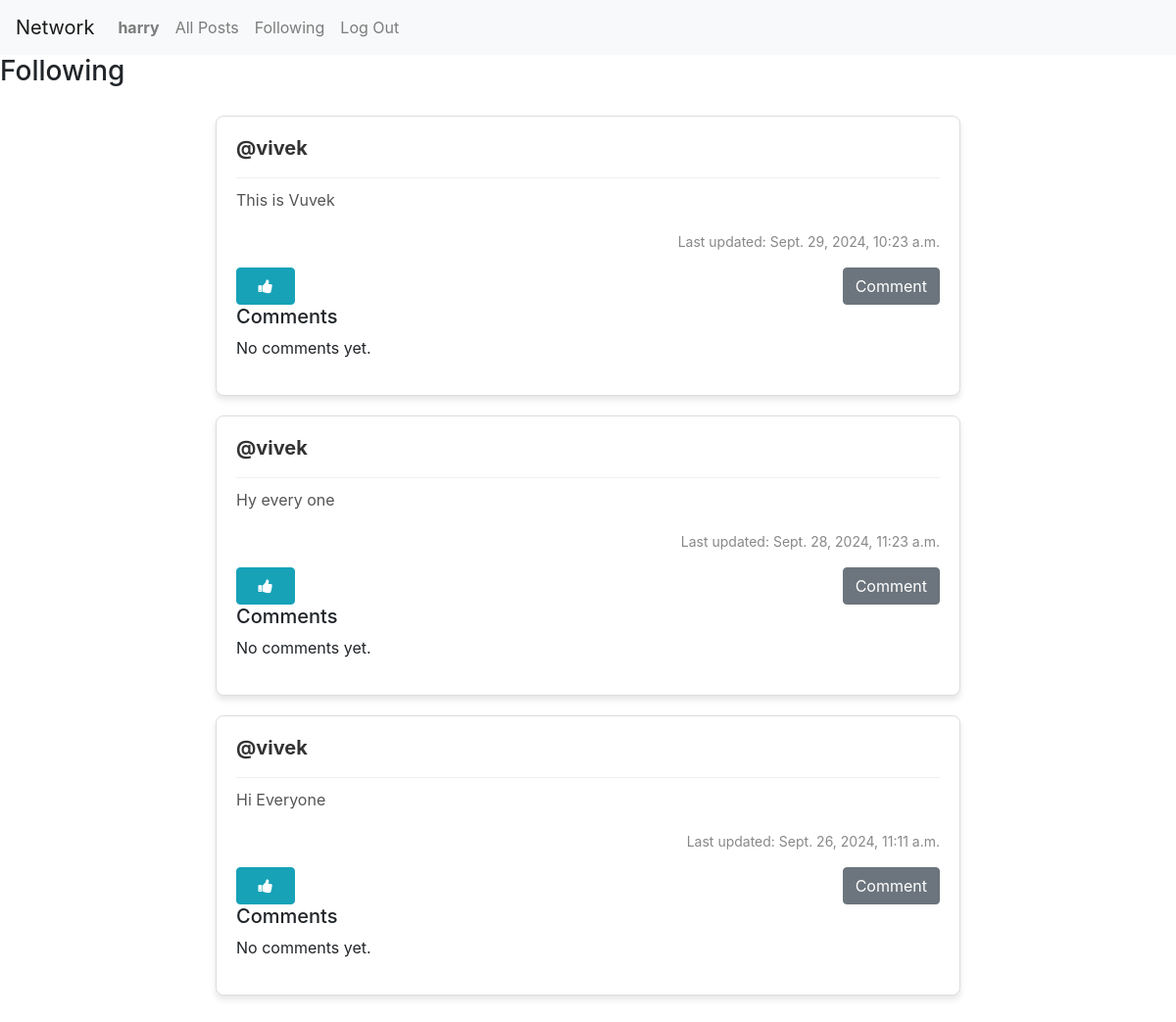
Before: /following (signed in) with the older database file.
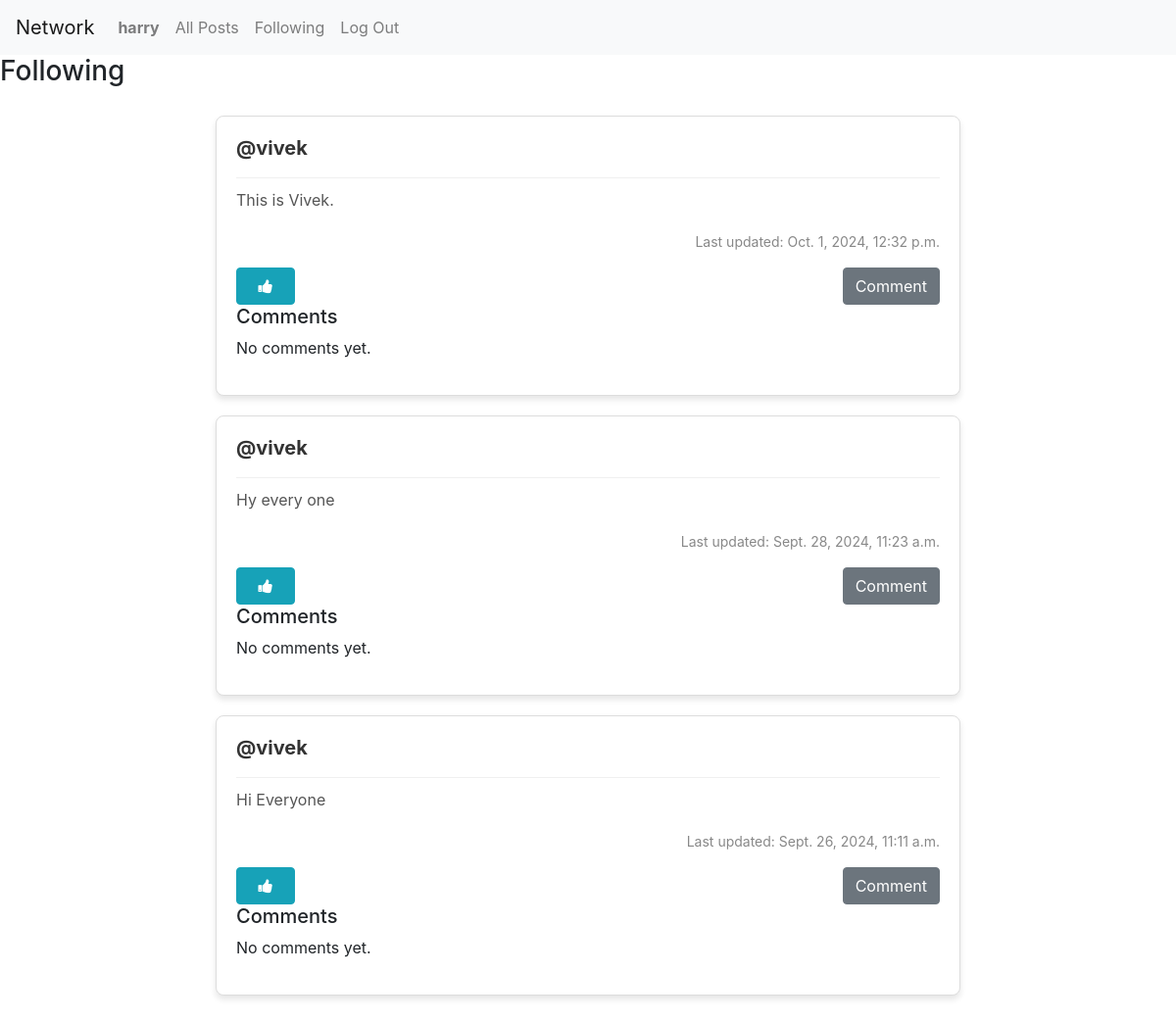
After: the same page with the newer database file.
### network/models.py (models this page shows, shortened)
class Post(models.Model):
    poster = models.ForeignKey(User, on_delete=models.CASCADE, blank=True, null=True, related_name="post_user")
    post_content = models.CharField(max_length=512)
    date_added = models.DateTimeField(auto_now_add=True)
    last_updated = models.DateTimeField(auto_now=True)
    likes = models.PositiveIntegerField(default=0)

class User(AbstractUser):
    def serialize(self):
        return {
            "id": self.id,
            "username": self.username,
            "email": self.email,
            "followers": [user.follower.username for user in self.follower_set.all()],  # List of followers using the Follow model
            "following": [user.following.username for user in self.following_set.all()]  # List of users being followed using the Follow model
        }

### network/views.py (the view)
# urls.py: path("following",views.following,name = "following"),
def following(request):
    current_user = request.user  # Use request.user directly as it's already available
    following_users = Follow.objects.filter(follower=current_user).values_list('following', flat=True)
    follow_post = Post.objects.filter(poster__in=following_users).order_by('-last_updated')
    user_liked = Liked.objects.filter(user=current_user).values_list('post_id', flat=True)
    paginator = Paginator(follow_post, 10)
    page_number = request.GET.get('page')
    post_of_page = paginator.get_page(page_number)
    post_ids = post_of_page.object_list.values_list('id', flat=True)
    comments = PostComment.objects.filter(post_id__in=post_ids).select_related('author')
    return render(request, "network/following.html", {
        "post_of_page": post_of_page,
        "user_like": list(user_liked),  # List of post IDs liked by the current user
        "comments": comments,  # List of comments for the posts on this page
    })

### network/templates/network/following.html (shortened to what this page needs)
{% extends "network/layout.html" %}
{% load static %}
{% block body %}
<div id="post-view">
    <h3>Following</h3>
    <div id="all_post" class="post-container">
        {% for post in post_of_page %}
        <div class="post-card">
            <div class="post-header">
                <a href="{% url 'profile' user_id=post.poster.id %}">
                    <h5 class="username">@{{ post.poster.username }}</h5>
                </a>
            </div>
            <div class="post-body">
                <p class="content">{{ post.post_content }}</p>
            </div>
            <div class="post-footer">
                <p class="date">Last updated: {{ post.last_updated }}</p>
            </div>
            <div class="d-flex justify-content-between">
                {% if post.id in user_like %}
                    <button class="btn btn-info fa fa-thumbs-down col-1" id="unlike-{{ post.id }}" onclick="likeHandler({{ post.id }}, true)"></button>
                {% else %}
                    <button class="btn btn-info fa fa-thumbs-up col-1" id="like-{{ post.id }}" onclick="likeHandler({{ post.id }}, false)"></button>
                {% endif %}
                <button type="button" class="btn btn-secondary ml-2" id="toggle-comment-{{ post.id }}" onclick="toggleCommentForm({{ post.id }})">Comment</button>
            </div>
            <h5>Comments</h5>
            <div class="comments-section">
                {% for comment in comments %}
                    {% if comment.post.id == post.id %}
                        <div class="comment">
                            <p><strong>{{ comment.author.username }}</strong>: {{ comment.message }}</p>
                            <small class="text-muted">{{ comment.comment_time|date:"F j, Y, g:i a" }}</small>
                        </div>
                    {% endif %}
                {% empty %}
                    <p>No comments yet.</p>
                {% endfor %}
            </div>
        </div>
        {% endfor %}
    </div>
</div>
{% endblock %}

Changed rows visible on the page:
changed Post: post_content "This is Vuvek" → "This is Vivek."; last_updated "Sept. 29, 2024, 10:23 a.m." → "Oct. 1, 2024, 12:32 p.m."
